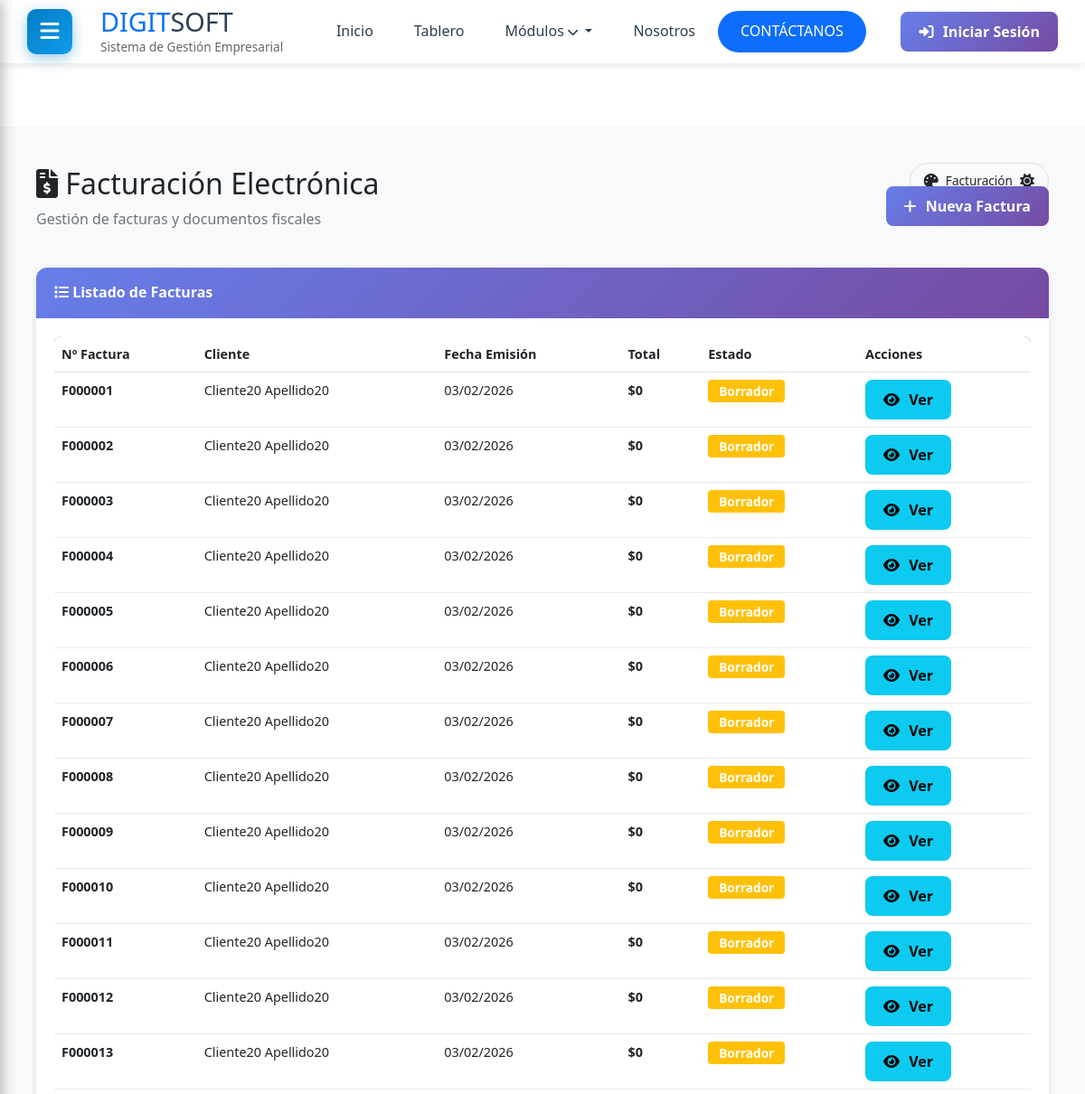
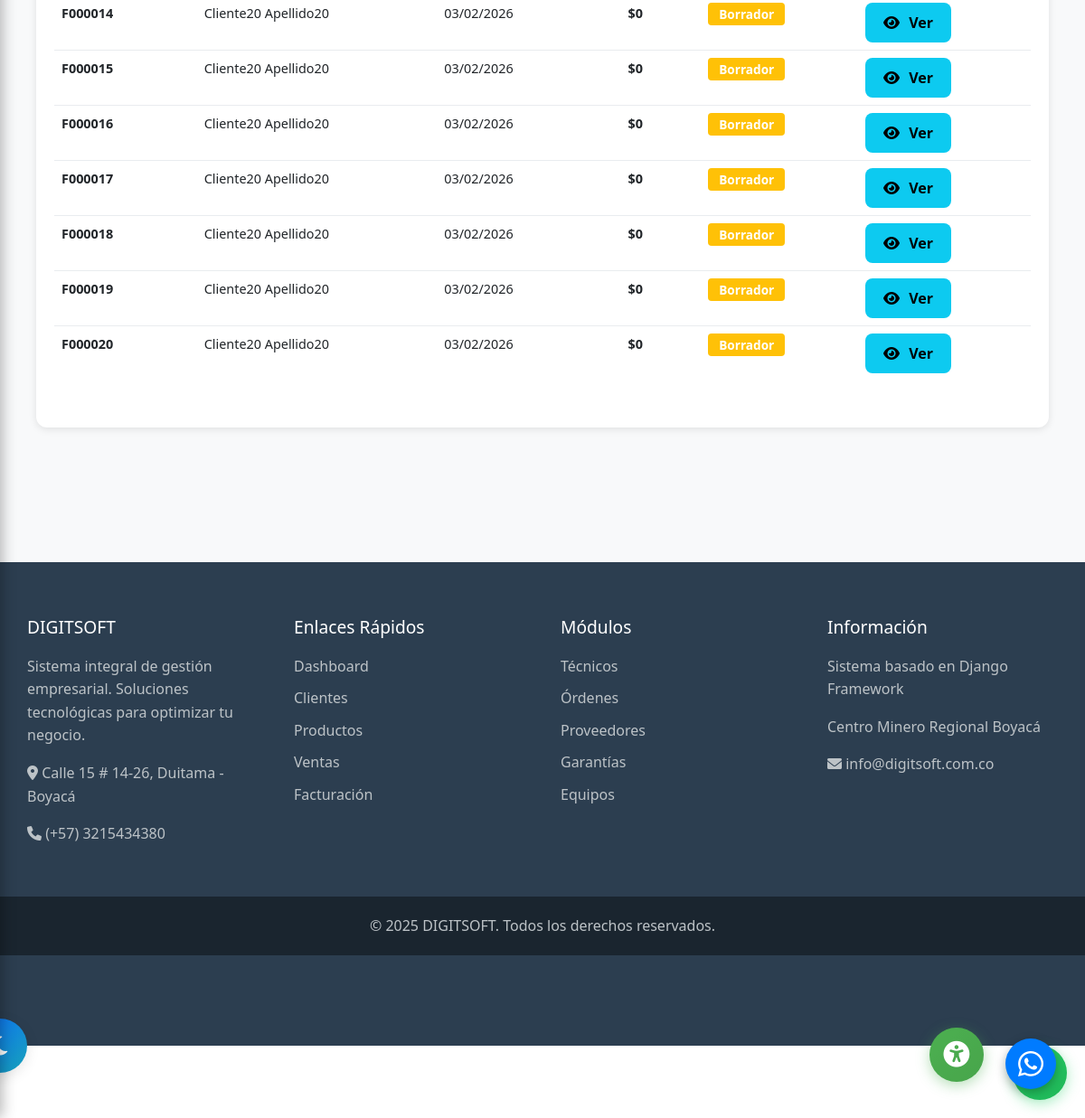
Page /facturacion/ on the committed database (2 pictures, top to bottom).
### facturacion/models.py (models this page shows, shortened)
class Factura(models.Model):
    TIPO_FACTURA = [
        ('VENTA', 'Factura de Venta'),
        ('SERVICIO', 'Factura de Servicio'),
        ('MIXTA', 'Factura Mixta'),
    ]
    ESTADO_CHOICES = [
        ('BORRADOR', 'Borrador'),
        ('EMITIDA', 'Emitida'),
        ('PAGADA', 'Pagada'),
        ('VENCIDA', 'Vencida'),
        ('ANULADA', 'Anulada'),
    ]
    numero_factura = models.CharField(
        max_length=20,
        unique=True,
        blank=True,
        verbose_name="Número de factura",
        help_text="Generado automáticamente"
    )
    cliente = models.ForeignKey(Cliente, on_delete=models.PROTECT, related_name='facturas', verbose_name="Cliente")
    venta = models.OneToOneField(Venta, on_delete=models.SET_NULL, null=True, blank=True, verbose_name="Venta relacionada")
    tipo_factura = models.CharField(max_length=10, choices=TIPO_FACTURA, default='VENTA', verbose_name="Tipo")
    estado = models.CharField(max_length=10, choices=ESTADO_CHOICES, default='BORRADOR', verbose_name="Estado")
    fecha_emision = models.DateField(auto_now_add=True, verbose_name="Fecha de emisión")
    fecha_vencimiento = models.DateField(null=True, blank=True, verbose_name="Fecha de vencimiento")
    fecha_pago = models.DateField(null=True, blank=True, verbose_name="Fecha de pago")
    subtotal = models.DecimalField(max_digits=12, decimal_places=2, default=0, verbose_name="Subtotal")
    iva = models.DecimalField(max_digits=12, decimal_places=2, default=0, verbose_name="IVA")
    total = models.DecimalField(max_digits=12, decimal_places=2, default=0, verbose_name="Total")
    observaciones = models.TextField(blank=True, verbose_name="Observaciones")
    class Meta:
        verbose_name = "Factura"
        verbose_name_plural = "Facturas"
        ordering = ['-fecha_emision']
        db_table = 'facturas'

### clientes/models.py (models this page shows, shortened)
class Cliente(models.Model):
    nombres = models.CharField(max_length=100, verbose_name="Nombres")
    apellidos = models.CharField(max_length=100, verbose_name="Apellidos")
    numero_documento = models.CharField(max_length=20, unique=True, verbose_name="Número de Documento")
    telefono = models.CharField(max_length=15, verbose_name="Teléfono")
    correo = models.EmailField(validators=[EmailValidator()], verbose_name="Correo Electrónico")
    direccion = models.TextField(verbose_name="Dirección")
    activo = models.BooleanField(default=True, verbose_name="Cliente Activo")
    fecha_registro = models.DateTimeField(auto_now_add=True, verbose_name="Fecha de Registro")
    fecha_actualizacion = models.DateTimeField(auto_now=True, verbose_name="Fecha de Actualización")
    observaciones = models.TextField(blank=True, verbose_name="Observaciones")
    class Meta:
        verbose_name = "Cliente"
        verbose_name_plural = "Clientes"
        ordering = ['-fecha_registro']
        db_table = 'clientes'
    @property
    def nombre_completo(self):
        return f"{self.nombres} {self.apellidos}"

### facturacion/views.py (the view)
# urls.py: path('', views.facturas_lista, name='lista'),
def facturas_lista(request):
    facturas = Factura.objects.select_related('cliente').all()
    return render(request, 'facturacion/lista.html', {'facturas': facturas})

### templates/facturacion/lista.html (shortened to what this page needs)
{% extends 'base_dashboard.html' %}
{% load static %}
{% block content %}
<div class="container-fluid py-4">
    <div class="d-flex justify-content-between align-items-center mb-4">
        <div>
            <h2><i class="fas fa-file-invoice-dollar"></i> Facturación Electrónica</h2>
            <p class="text-muted">Gestión de facturas y documentos fiscales</p>
        </div>
        <a href="{% url 'admin:facturacion_factura_add' %}" class="btn btn-primary">
            <i class="fas fa-plus"></i> Nueva Factura
        </a>
    </div>
    <div class="card">
        <div class="card-header">
            <i class="fas fa-list"></i> Listado de Facturas
        </div>
        <div class="card-body">
            {% if facturas %}
            <div class="table-responsive">
                <table class="table table-hover">
                    <thead>
                        <tr>
                            <th>Nº Factura</th>
                            <th>Cliente</th>
                            <th>Fecha Emisión</th>
                            <th>Total</th>
                            <th>Estado</th>
                            <th>Acciones</th>
                        </tr>
                    </thead>
                    <tbody>
                        {% for factura in facturas %}
                        <tr>
                            <td><strong>{{ factura.numero_factura }}</strong></td>
                            <td>{{ factura.cliente.nombre_completo }}</td>
                            <td>{{ factura.fecha_emision|date:"d/m/Y" }}</td>
                            <td><strong>${{ factura.total|floatformat:0 }}</strong></td>
                            <td>
                                {% if factura.estado == 'PAGADA' %}
                                    <span class="badge bg-success">{{ factura.get_estado_display }}</span>
                                {% elif factura.estado == 'EMITIDA' %}
                                    <span class="badge bg-info">{{ factura.get_estado_display }}</span>
                                {% else %}
                                    <span class="badge bg-warning">{{ factura.get_estado_display }}</span>
                                {% endif %}
                            </td>
                            <td>
                                <a href="{% url 'facturacion:detalle' factura.pk %}" class="btn btn-sm btn-info">
                                    <i class="fas fa-eye"></i> Ver
                                </a>
                            </td>
                        </tr>
                        {% endfor %}
                    </tbody>
                </table>
            </div>
            {% endif %}
        </div>
    </div>
</div>
{% endblock %}

### static/css/dashboard.css (style rules this page uses)
:root { --primary-color: #037dc4; --secondary-color: #0f9bec; --dark-color: #2c3e50; --light-color: #f9f9f9; --sidebar-width: 250px; --header-height: 70px; }
* { margin: 0; padding: 0; box-sizing: border-box; }
body { font-family: 'Segoe UI', Tahoma, Geneva, Verdana, sans-serif; background-color: #f5f6fa; color: #323235; line-height: 1.6; min-height: 100vh; display: flex; flex-direction: column; }

### static/css/theme-switcher.css (style rules this page uses)
:root { --bg-primary: #ffffff; --bg-secondary: #f8f9fa; --bg-card: #ffffff; --text-primary: #212529; --text-secondary: #6c757d; --border-color: #dee2e6; --shadow: rgba(0, 0, 0, 0.1); --primary-color: #0d6efd; --success-color: #28a745; --danger-color: #dc3545; --warning-color: #ffc107; --info-color: #17a2b8; --input-bg: #ffffff; --input-border: #ced4da; --table-hover: #f8f9fa; }
body { background-color: var(--bg-primary); color: var(--text-primary); transition: background-color 0.3s ease, color 0.3s ease; }
.card { background-color: var(--bg-card); border-color: var(--border-color); color: var(--text-primary); box-shadow: 0 0.125rem 0.25rem var(--shadow); transition: all 0.3s ease; }
.card-header { background-color: var(--primary-color); border-bottom-color: var(--border-color); }
.table { color: var(--text-primary); }
.text-muted { color: var(--text-secondary) !important; }
.badge { transition: all 0.3s ease; }
.container-fluid, .container { transition: all 0.3s ease; }
* { transition: background-color 0.3s ease, color 0.3s ease, border-color 0.3s ease; }

### static/css/accessibility.css (style rules this page uses)
body { transition: background-color 0.3s ease, color 0.3s ease, filter 0.3s ease; }

### static/css/responsive-global.css (style rules this page uses)
:root { --container-max-width: 1200px; --spacing-xs: 0.5rem; --spacing-sm: 1rem; --spacing-md: 1.5rem; --spacing-lg: 2rem; --spacing-xl: 3rem; }
* { box-sizing: border-box; }
html { font-size: 16px; -webkit-text-size-adjust: 100%; -ms-text-size-adjust: 100%; }
body { margin: 0; padding: 0; overflow-x: hidden !important; max-width: 100vw; }
.container, .container-fluid { width: 100%; padding-right: 15px; padding-left: 15px; margin-right: auto; margin-left: auto; }
.table-responsive { display: block; width: 100%; overflow-x: auto; -webkit-overflow-scrolling: touch; }
.card { position: relative; display: flex; flex-direction: column; min-width: 0; word-wrap: break-word; background-color: #fff; border: 1px solid rgba(0,0,0,.125); border-radius: 0.25rem; margin-bottom: 1rem; }
.card-body { flex: 1 1 auto; padding: 1.25rem; }
.btn { display: inline-block; font-weight: 400; text-align: center; white-space: nowrap; vertical-align: middle; user-select: none; border: 1px solid transparent; padding: 0.375rem 0.75rem; font-size: 1rem; line-height: 1.5; border-radius: 0.25rem; transition: all 0.15s ease-in-out; cursor: pointer; }
h2, .h2 { font-size: 2rem; }

### static/css/responsive-modulos.css (style rules this page uses)
.table { min-width: 800px; }
.badge { display: inline-block; padding: 0.35em 0.65em; font-size: 0.75rem; font-weight: 600; line-height: 1; color: #fff; text-align: center; white-space: nowrap; vertical-align: baseline; border-radius: 0.25rem; }

### static/css/responsive-fixes.css (style rules this page uses)
body { padding-bottom: 20px; }
html, body { overflow-x: hidden; position: relative; }
.container, .container-fluid { padding-bottom: 100px; }
.badge { padding: 6px 12px; font-size: 0.85rem; }

### static/css/tablas-responsive.css (style rules this page uses)
.table-responsive { width: 100%; overflow-x: auto; -webkit-overflow-scrolling: touch; margin-bottom: 1rem; border-radius: 8px; }
table { width: 100%; border-collapse: collapse; background: white; }
thead { background: linear-gradient(135deg, #667eea 0%, #764ba2 100%); color: white; }
thead th { padding: 12px 15px; text-align: left; font-weight: 600; font-size: 0.9rem; white-space: nowrap; }
tbody td { padding: 12px 15px; border-bottom: 1px solid #e9ecef; font-size: 0.9rem; }
tbody tr:last-child td { border-bottom: none; }

### static/css/z-index-fix.css (style rules this page uses)
.container-fluid { position: relative; z-index: 2 !important; }
.card, .table-responsive, .module-header, .search-box { position: relative; z-index: 5 !important; }
table, table thead, table tbody, table tr, table td, table th { position: relative; z-index: auto !important; visibility: visible !important; display: table !important; opacity: 1 !important; }
table thead { display: table-header-group !important; }
table tbody { display: table-row-group !important; }
table tr { display: table-row !important; }
table td, table th { display: table-cell !important; }
.card-body, .table-responsive, .module-header, .search-box, .filters-section { visibility: visible !important; opacity: 1 !important; }

### rows in the picture
Factura: numero_factura "F000001", cliente.nombre_completo "Cliente20 Apellido20", fecha_emision "03/02/2026", total "0", estado "Borrador"
Factura: numero_factura "F000002", cliente.nombre_completo "Cliente20 Apellido20", fecha_emision "03/02/2026", total "0", estado "Borrador"
Factura: numero_factura "F000003", cliente.nombre_completo "Cliente20 Apellido20", fecha_emision "03/02/2026", total "0", estado "Borrador"
Factura: numero_factura "F000004", cliente.nombre_completo "Cliente20 Apellido20", fecha_emision "03/02/2026", total "0", estado "Borrador"
Factura: numero_factura "F000005", cliente.nombre_completo "Cliente20 Apellido20", fecha_emision "03/02/2026", total "0", estado "Borrador"
Factura: numero_factura "F000006", cliente.nombre_completo "Cliente20 Apellido20", fecha_emision "03/02/2026", total "0", estado "Borrador"
Factura: numero_factura "F000007", cliente.nombre_completo "Cliente20 Apellido20", fecha_emision "03/02/2026", total "0", estado "Borrador"
Factura: numero_factura "F000008", cliente.nombre_completo "Cliente20 Apellido20", fecha_emision "03/02/2026", total "0", estado "Borrador"
Factura: numero_factura "F000009", cliente.nombre_completo "Cliente20 Apellido20", fecha_emision "03/02/2026", total "0", estado "Borrador"
Factura: numero_factura "F000010", cliente.nombre_completo "Cliente20 Apellido20", fecha_emision "03/02/2026", total "0", estado "Borrador"
Factura: numero_factura "F000011", cliente.nombre_completo "Cliente20 Apellido20", fecha_emision "03/02/2026", total "0", estado "Borrador"
Factura: numero_factura "F000012", cliente.nombre_completo "Cliente20 Apellido20", fecha_emision "03/02/2026", total "0", estado "Borrador"
Factura: numero_factura "F000013", cliente.nombre_completo "Cliente20 Apellido20", fecha_emision "03/02/2026", total "0", estado "Borrador"
Factura: numero_factura "F000014", cliente.nombre_completo "Cliente20 Apellido20", fecha_emision "03/02/2026", total "0", estado "Borrador"
Factura: numero_factura "F000015", cliente.nombre_completo "Cliente20 Apellido20", fecha_emision "03/02/2026", total "0", estado "Borrador"
Factura: numero_factura "F000016", cliente.nombre_completo "Cliente20 Apellido20", fecha_emision "03/02/2026", total "0", estado "Borrador"
Factura: numero_factura "F000017", cliente.nombre_completo "Cliente20 Apellido20", fecha_emision "03/02/2026", total "0", estado "Borrador"
Factura: numero_factura "F000018", cliente.nombre_completo "Cliente20 Apellido20", fecha_emision "03/02/2026", total "0", estado "Borrador"
Factura: numero_factura "F000019", cliente.nombre_completo "Cliente20 Apellido20", fecha_emision "03/02/2026", total "0", estado "Borrador"
Factura: numero_factura "F000020", cliente.nombre_completo "Cliente20 Apellido20", fecha_emision "03/02/2026", total "0", estado "Borrador"
